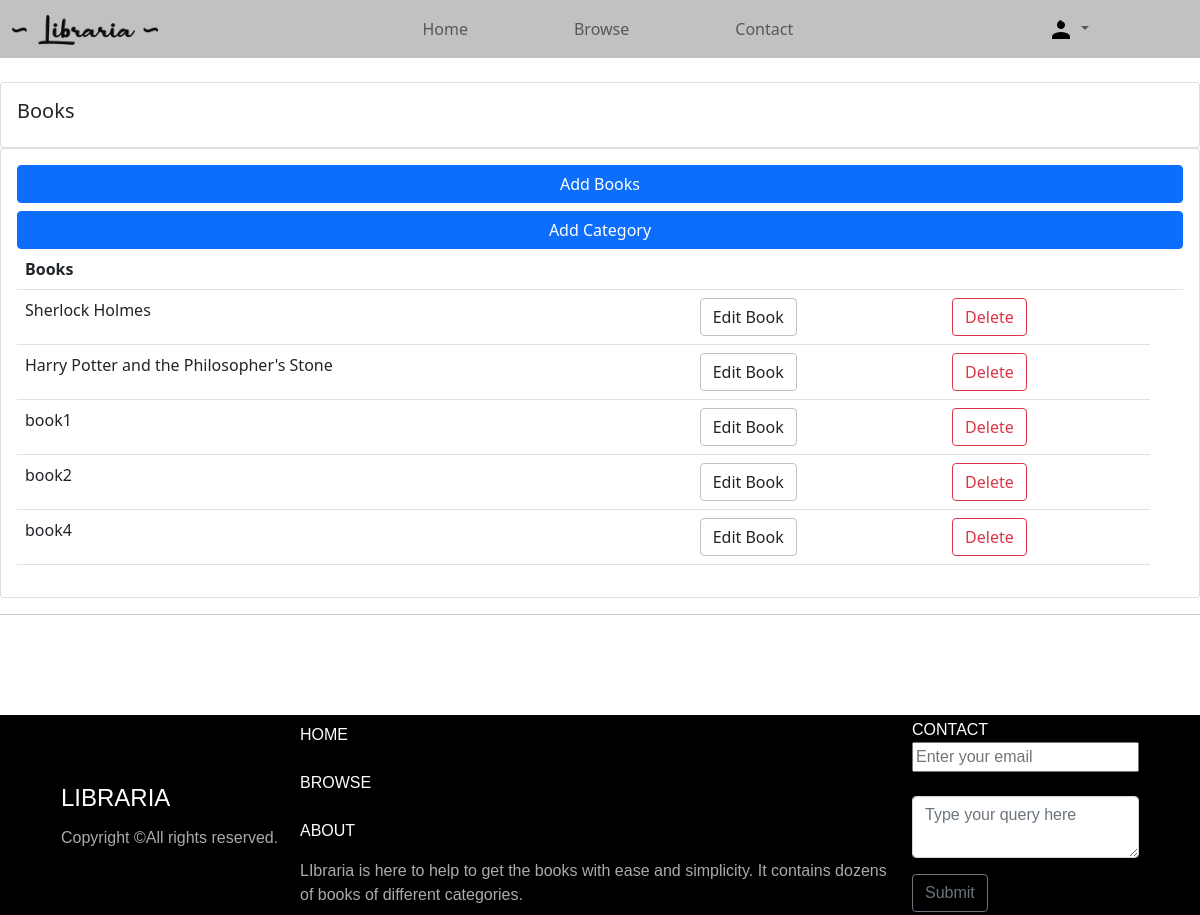
Before: /books/ (signed in) with the older database file.
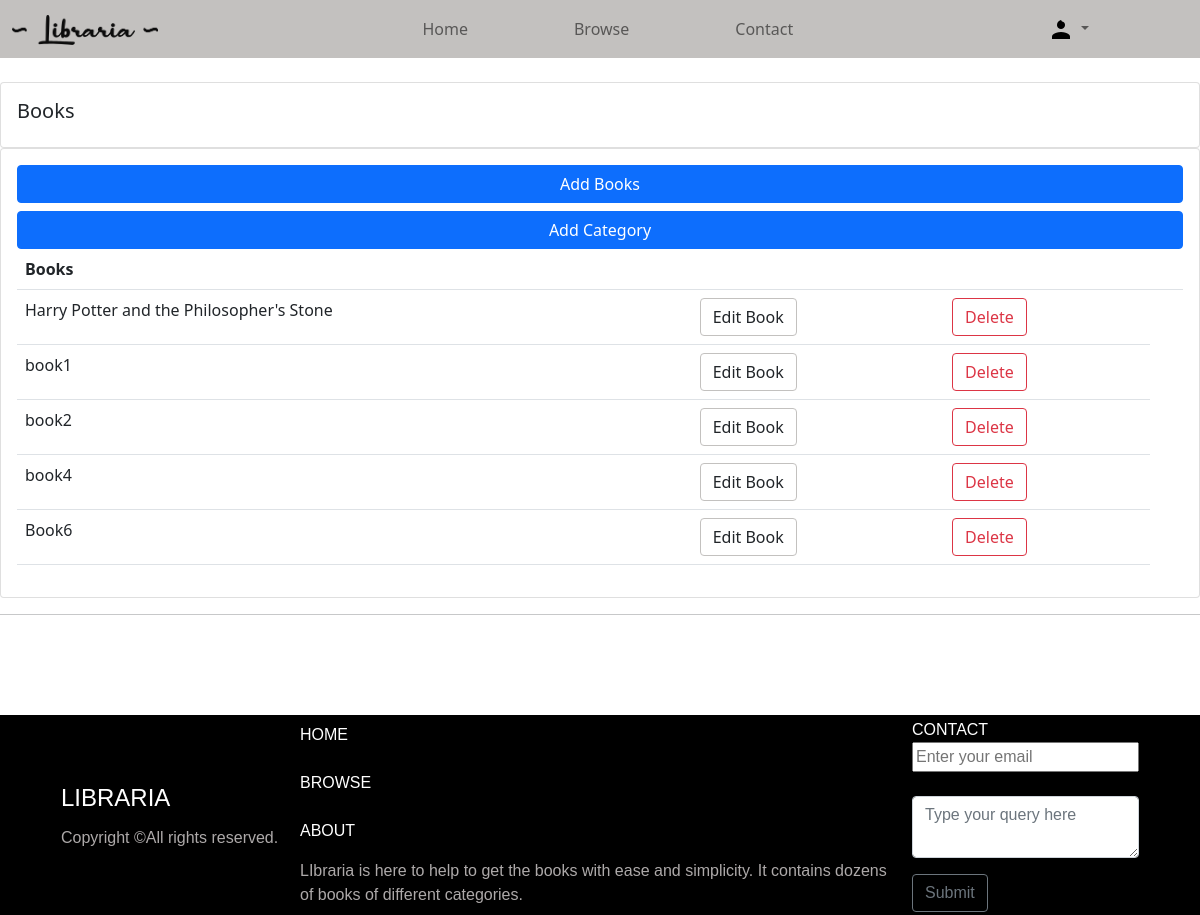
After: the same page with the newer database file.
### accounts/models.py (models this page shows, shortened)
class Book(models.Model):
    name=models.CharField(max_length=200, null= True)
    category=models.ManyToManyField(Category,related_name='category')
    author=models.CharField(max_length=200,null=True)
    quantity=models.IntegerField(null=True,blank=True)
    language=models.ForeignKey(Language,on_delete=models.CASCADE,null=True,blank=True)
    dimennsions=models.CharField(max_length=100,null=True,blank=True)
    description=models.TextField(max_length=5000,null=True,blank=True)
    image=models.ImageField(default='defaultbook.png',null=True,blank=True)
    upvote=models.ManyToManyField(User,blank=True,related_name='upvote')
    downvote=models.ManyToManyField(User,blank=True,related_name='downvote')

### accounts/decorators.py (the view)
        def wrap_func(request,*args, **kwargs):
            group=None
            if request.user.groups.exists():
                group=request.user.groups.all()[0].name
            if group in allowed_roles:
                return view_func(request,*args, **kwargs)
            else:
                return HttpResponse("not authorized")

### accounts/forms.py
class AddBook(ModelForm):
    class Meta:
        model=Book
        fields='__all__'
        exclude=['upvote','downvote']

class AddCategory(ModelForm):
    class Meta:
        model= Category
        fields='__all__'

### accounts/models.py (called while the page is built)
    def __str__(self):
        return self.name

    def __str__(self):
        return self.name

### accounts/views.py (called while the page is built)
@login_required(login_url='login')
@allowedUsers(['admin'])
def books(request):
    books=Book.objects.all()
    group_admin=Group.objects.get(name='admin')
    admin_users=User.objects.filter(groups=group_admin)
    form=AddBook()
    categoryform=AddCategory()
    if request.method == 'POST' :
            form= AddBook(request.POST)
            if form.is_valid():
                form.save()
                return redirect('books')
    if request.method == 'POST' :
            categoryform= AddCategory(request.POST)
            if categoryform.is_valid():
                categoryform.save()
                return redirect('books')
    return render(request, 'accounts/books.html',{'books':books, 'form':form, 'categoryform': categoryform,'admin_users':admin_users})

### accounts/templates/accounts/books.html (shortened to what this page needs)
{% extends 'accounts/main.html' %} {% block content %}
<br />
<div class="row">
  <div class="col-md">
    <div class="card card-body">
      <h5>Books</h5>
    </div>
    <div class="card card-body">
      <button
        type="button"
        class="btn btn-primary mb-2"
        data-bs-toggle="modal"
        data-bs-target="#exampleModal1"
      >
        Add Books
      </button>
<button type="button" class="btn btn-primary" data-bs-toggle="modal" data-bs-target="#exampleModal2">
 Add Category
</button>
      <table class="table">
        <tr>
          <th>Books</th>
          <th></th>
          <th></th>
          <th></th>
        </tr>
        {% for i in books %}
        <tr>
          <td>{{i.name}}</td>
          <td><a href="{% url 'updatebook' i.id %}" role="button" class="btn themebtn me-2">Edit Book</a></td>
            <td>
              <a
                class="btn btn-outline-danger me-2"
                href="{% url 'deletebook' i.id %}"
                role="button"
                >Delete</a
              >
            </td>
        </tr>
        {% endfor %}
      </table>
    </div>
  </div>
</div>
{% endblock %}

Changed rows visible on the page:
removed Book: name "Sherlock Holmes"
added Book: name "Book6"
